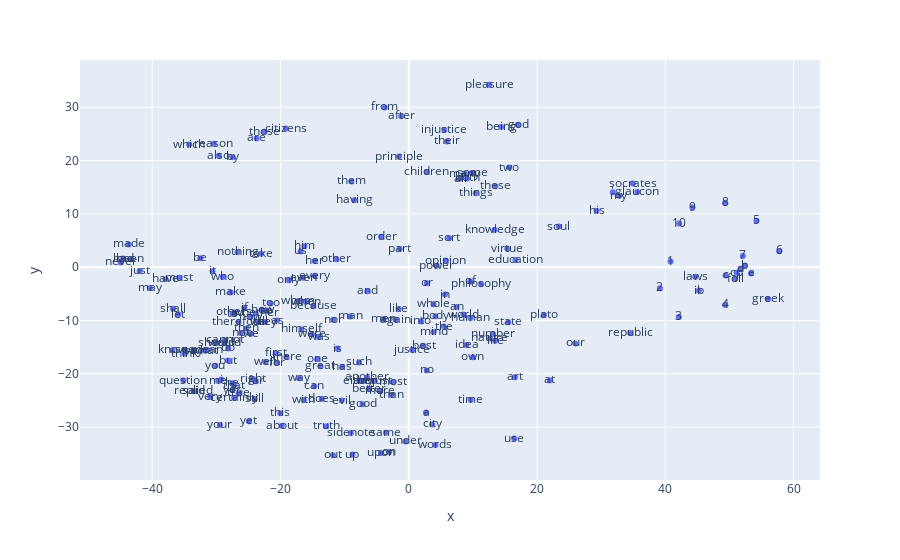

The notebook cell this image was saved under:
### Code cell
# Graficar los embedddings en 2D
import plotly.graph_objects as go
import plotly.express as px

x_vals, y_vals, labels = reduce_dimensions(w2v_model)

MAX_WORDS=200
fig = px.scatter(x=x_vals[:MAX_WORDS], y=y_vals[:MAX_WORDS], text=labels[:MAX_WORDS])
fig.show() # esto para plotly en colab

### Figure 1 — Plotly figure (JSON) as saved in the notebook; plotly's stock layout.template omitted (floating-point values rounded to 4 significant figures; data arrays with more than 128 entries replaced by an {"elided": "..."} marker saying what was removed)
{"data": [{"hovertemplate": "x=%{x}<br>y=%{y}<br>text=%{text}<extra></extra>", "legendgroup": "", "marker": {"color": "#636efa", "symbol": "circle"}, "mode": "markers+text", "name": "", "orientation": "v", "showlegend": false, "text": {"elided": "200 str values"}, "type": "scatter", "x": {"elided": "200 float values"}, "xaxis": "x", "y": {"elided": "200 float values"}, "yaxis": "y"}], "layout": {"legend": {"tracegroupgap": 0}, "margin": {"t": 60}, "xaxis": {"anchor": "y", "domain": [0, 1], "title": {"text": "x"}}, "yaxis": {"anchor": "x", "domain": [0, 1], "title": {"text": "y"}}}}
